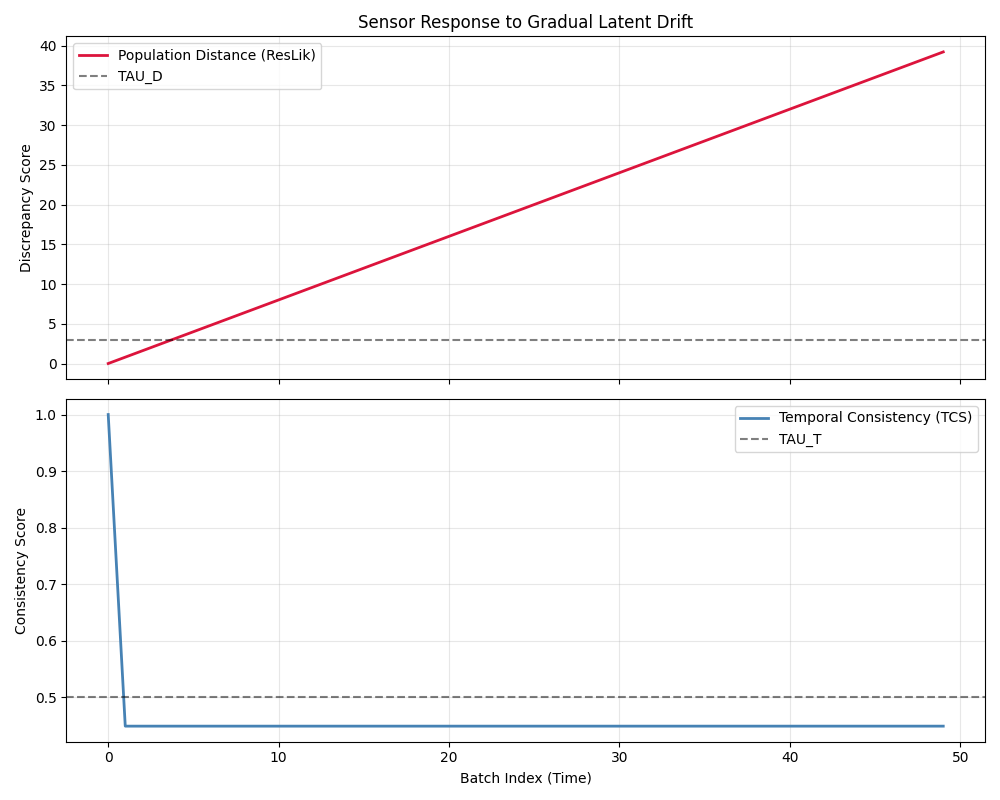

The script that saved this image:
"""
Figure 1: Stress Signal Observability.

Demonstrates that representation-level failures are detectable by RLCS sensors.
"""

import numpy as np
import matplotlib.pyplot as plt
import sys
import os

# Add project root to path
sys.path.append(os.getcwd())

from resed.system.resed_block import ResEdBlock
from resed.validation.faults import inject_gradual_drift, inject_distribution_shift

def generate_figure1():
    # Setup
    d_in, d_z, d_out = 10, 16, 5
    block = ResEdBlock(d_in, d_z, d_out)
    
    # 1. Gradual Drift Scenario
    batch_size = 50
    x = np.zeros((batch_size, d_in))
    z_enc, s_enc = block.encoder.encode(x)
    
    # Inject drift
    z_drifted = inject_gradual_drift(z_enc, drift_rate=0.2)
    
    # Get diagnostics
    signals, diag = block.governance.diagnose(z_drifted, s_enc)
    
    t_scores = diag['temporal_consistency']
    d_scores = diag['population_consistency']
    
    # Plotting
    fig, (ax1, ax2) = plt.subplots(2, 1, figsize=(10, 8), sharex=True)
    
    ax1.plot(d_scores, label='Population Distance (ResLik)', color='crimson', lw=2)
    ax1.axhline(y=3.0, color='black', linestyle='--', alpha=0.5, label='TAU_D')
    ax1.set_ylabel('Discrepancy Score')
    ax1.set_title('Sensor Response to Gradual Latent Drift')
    ax1.legend()
    ax1.grid(True, alpha=0.3)
    
    ax2.plot(t_scores, label='Temporal Consistency (TCS)', color='steelblue', lw=2)
    ax2.axhline(y=0.5, color='black', linestyle='--', alpha=0.5, label='TAU_T')
    ax2.set_ylabel('Consistency Score')
    ax2.set_xlabel('Batch Index (Time)')
    ax2.legend()
    ax2.grid(True, alpha=0.3)
    
    plt.tight_layout()
    output_path = 'docs/figures/figure1_stress_observability.png'
    plt.savefig(output_path)
    print(f"Figure 1 saved to {output_path}")

if __name__ == "__main__":
    generate_figure1()
